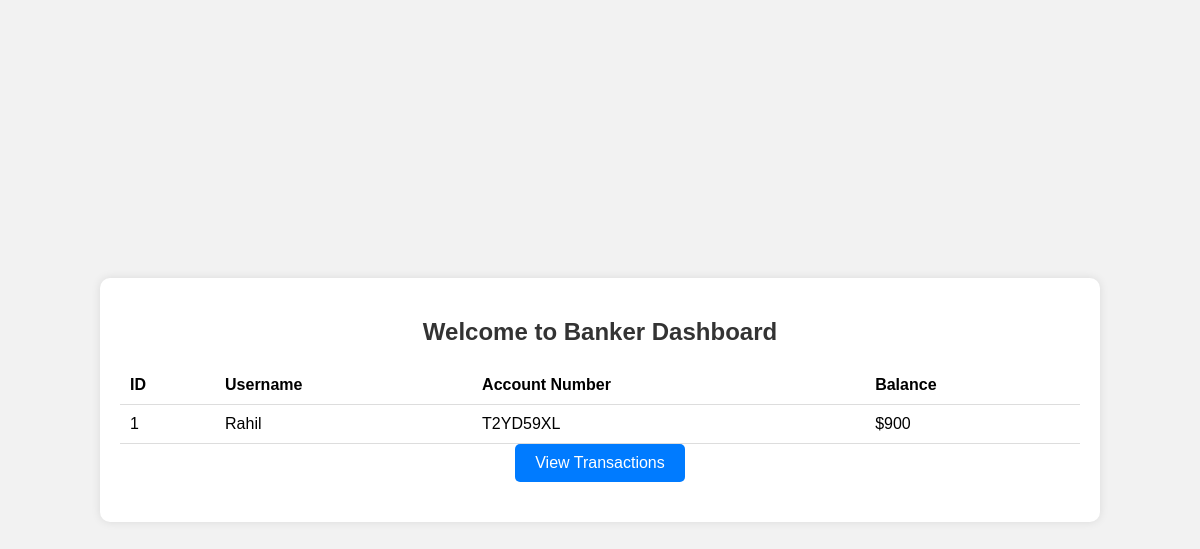
The app's page /banker_dashboard, older data.
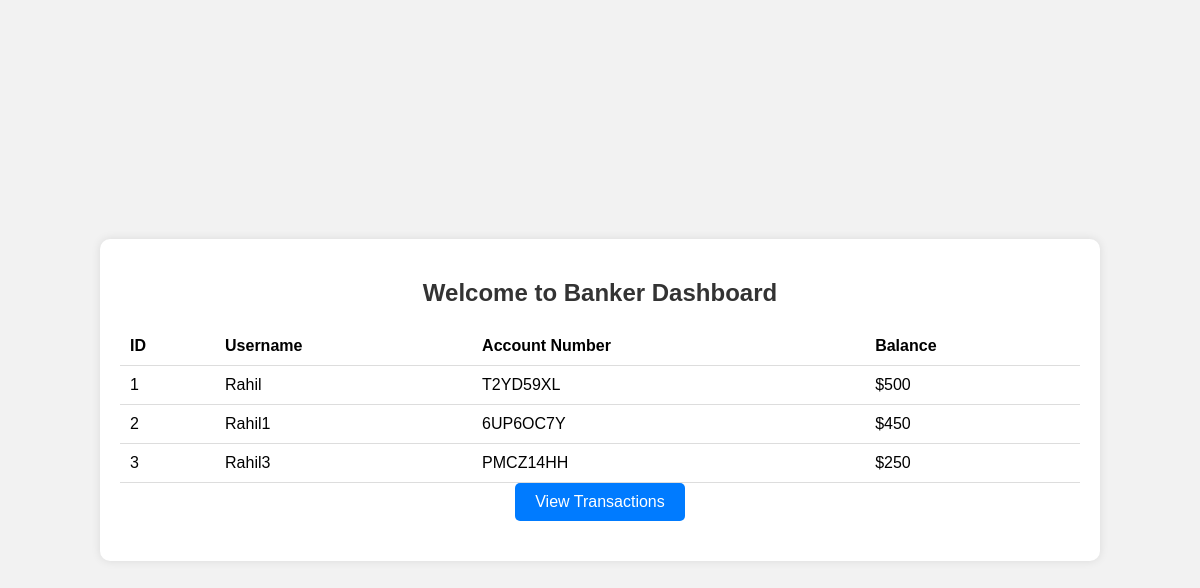
The same page, newer data.
### tables this page shows
CREATE TABLE users(
                    id INTEGER PRIMARY KEY AUTOINCREMENT,
                    username TEXT UNIQUE NOT NULL,
                    password TEXT NOT NULL,
                    account_number TEXT UNIQUE NOT NULL,
                    balance NUMERIC DEFAULT 0);

### app.py (the view)
@app.route("/banker_dashboard")
def banker_dashboard():
    banker_id = session.get("banker_id")
    if banker_id == None:
        redirect ("/")
    users = db.execute("SELECT * FROM users")
    return render_template("banker_dashboard.html", users=users)

### templates/banker_dashboard.html (shortened to what this page needs)
<!DOCTYPE html>
<html lang="en">
<head>
</head>
<body>
    <div class="container">
        <h2>Welcome to Banker Dashboard</h2>
        <table>
            <thead>
                <tr>
                    <th>ID</th>
                    <th>Username</th>
                    <th>Account Number</th>
                    <th>Balance</th>
                </tr>
            </thead>
            <tbody>
                {% for user in users %}
                    <tr>
                        <td>{{ user.id }}</td>
                        <td>{{ user.username }}</td>
                        <td>{{ user.account_number }}</td>
                        <td>${{ user.balance }}</td>
                    </tr>
                {% endfor %}
            </tbody>
        </table>
        <form action="/view_transactions" method="get">
            <button type="submit">View Transactions</button>
        </form>
    </div>
</body>
</html>

Row changes from the older to the newer data that the page shows:
changed users "Rahil": balance "900" → "500"
added users: id "2", username "Rahil1", account_number "6UP6OC7Y", balance "450"
added users: id "3", username "Rahil3", account_number "PMCZ14HH", balance "250"
